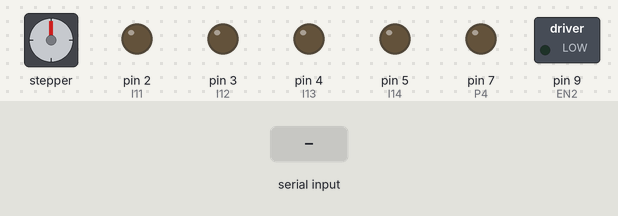
This sketch was run on a simulated Arduino Uno, built with avr-gcc and run on an emulated ATmega328P. Shown: stepper motor, switched loads named in the sketch (green lamp = pin HIGH), output pins drawn as LEDs (lit = HIGH). Wiring (inferred from the names in the program): stepper motor (2048 steps per turn assumed): coils pin 10, pin 11, pin 12, pin 13. Inputs (shaded band) come from the test bench. Pins used as bus, display or sensor lines are not drawn.

Above: at 1.2 s.
1.3 s: "S90\n" received over Serial
At 1.71 s:
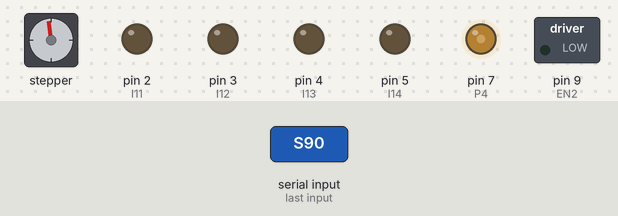
At 2.3 s:
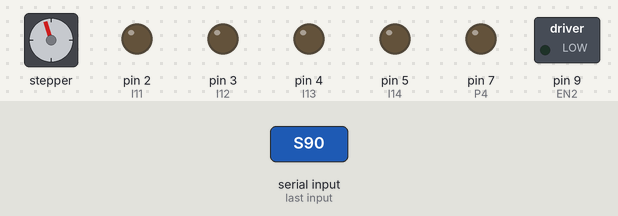
4.3 s: "S,45\n" received over Serial
At 5.2 s:
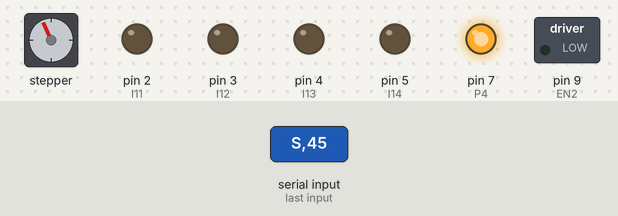
6.0 s: "T90\n" received over Serial
At 6.53 s:
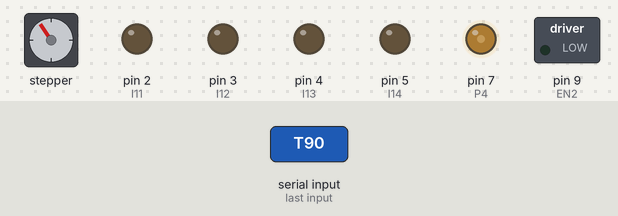
9.0 s: "90,45,200\n" received over Serial
12.0 s: "30,150,10\n" received over Serial
15.0 s: "90,45\n" received over Serial
Timing chart, 0 to 21.7 s (numbered marks = the images above; inputs shaded):
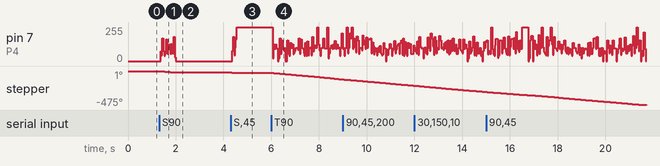

The sketch:

Project_withStepper2.ino
```cpp
#define EN1 10
#define EN2 9

#define I11 2
#define I12 3
#define I13 4
#define I14 5

#define STEPS 50

#define P1 13
#define P2 12
#define P3 11
#define P4 7

#define STEP_PER_REV 4096 // steps for 360 degree turn

//Serial Console Commands

//MotorID = 1 2
//0: Stop
//1: CW
//2: CCW

//C,2,0   ==> stops the 2. motor
//M,1,255 ==> full throttles 1. motor

char c;
int n1;
int n2;

unsigned long t; // for stepper
unsigned long t_last; //last serial communication

int _step = 0;
int StepNum = 0;

void set4(int a, int b, int c, int d){
  digitalWrite(P1, a);
  digitalWrite(P2, b);
  digitalWrite(P3, c);
  digitalWrite(P4, d);
}

void setStep(int x){
  switch(x){
    case 0:
      set4(1, 0, 0, 0);
      break;
    case 1:
      set4(1, 1, 0, 0);
      break;
    case 2:
      set4(0, 1, 0, 0);
      break;
    case 3:
      set4(0, 1, 1, 0);
      break;
    case 4:
      set4(0, 0, 1, 0);
      break;
    case 5:
      set4(0, 0, 1, 1);
      break;
    case 6:
      set4(0, 0, 0, 1);
      break;
    case 7:
      set4(1, 0, 0, 1);
      break;
    default:
      setStep(x+8); // in case of negative integer modulus (they're negative too)
      break;
  }
}

void stepUp(){
  setStep(++_step %= 8);
}
void stepDown(){
  setStep(--_step %= 8);
}

int setMotorSpeed(int motorID, int x){
  switch(motorID){
    case 1:
      analogWrite(EN1, constrain(x, 0, 255));
      break;
    case 2:
      analogWrite(EN2, constrain(x, 0, 255));
      break;
    default:
      //Serial.println("setMotorSpeed yanlis motorID ile cagirildi. motorID'ler: 1 2");
      return 1;
  }
  return 0;
}

int stopMotor(int motorID){
  switch(motorID){
    case 1:
      digitalWrite(I11, LOW);
      digitalWrite(I12, LOW);
      break;
    case 2:
      digitalWrite(I13, LOW);
      digitalWrite(I14, LOW);
      break;
    default:
      //Serial.println("stopMotor yanlis motorID ile cagirildi. motorID'ler: 1 2");
      return 1;
  }
  return 0;
}

int cwMotor(int motorID){
  switch(motorID){
    case 1:
      digitalWrite(I11, HIGH);
      digitalWrite(I12, LOW);
      break;
    case 2:
      digitalWrite(I13, HIGH);
      digitalWrite(I14, LOW);
      break;
    default:
      //Serial.println("cwMotor yanlis motorID ile cagirildi. motorID'ler: 1 2");
      return 1;
  }
  return 0;
}

int ccwMotor(int motorID){
  switch(motorID){
    case 1:
      digitalWrite(I11, LOW);
      digitalWrite(I12, HIGH);
      break;
    case 2:
      digitalWrite(I13, LOW);
      digitalWrite(I14, HIGH);
      break;
    default:
      //Serial.println("ccwMotor yanlis motorID ile cagirildi. motorID'ler: 1 2");
      return 1;
  }
  return 0;
}

void setup() {
  pinMode(I11, OUTPUT);
  pinMode(I12, OUTPUT);
  pinMode(I13, OUTPUT);
  pinMode(I14, OUTPUT);
  pinMode(EN1, OUTPUT);
  pinMode(EN2, OUTPUT);
  pinMode(P1, OUTPUT);
  pinMode(P2, OUTPUT);
  pinMode(P3, OUTPUT);
  pinMode(P4, OUTPUT);
  digitalWrite(P1, LOW);
  digitalWrite(P2, LOW);
  digitalWrite(P3, LOW);
  digitalWrite(P4, LOW);
  digitalWrite(I11, LOW);
  digitalWrite(I12, LOW);
  digitalWrite(I13, LOW);
  digitalWrite(I14, LOW);
  analogWrite(EN1, 0);
  analogWrite(EN2, 0);
  Serial.begin(9600);
  t = millis();
  t_last = t;
}

void loop() {
  if(millis() > t){
    t = millis();
    if(StepNum > 0){
      stepUp();
      --StepNum;
    }
    else if(StepNum < 0){
      stepDown();
      ++StepNum;
    }
  }
  if(millis() > t_last + 1000){
      t_last = millis();
      stopMotor(1);
      stopMotor(2);
  }

  if(Serial.available()){
    t_last = millis();
    c = Serial.read();
    if(c == 'C'){
      n1 = Serial.parseInt();
      n2 = Serial.parseInt();
      switch(n2){
        case 0:
          if(stopMotor(n1) == 0){
            //Serial.print(n1);
            //Serial.println(" no'lu motor durduruldu.");
          }
          break;
        case 1:
          if(cwMotor(n1) == 0){
            //Serial.print(n1);
            //Serial.println(" no'lu motor saat yonune ayarlandi.");
          }
          break;
        case 2:
          if(ccwMotor(n1) == 0){
            //Serial.print(n1);
            //Serial.println(" no'lu motor ters saat yonune ayarlandi.");
          }
          break;
        //default:
          //Serial.println("Usage: C,motorID,NUM ==> 0: stop motor, 1: CW rotation, 2: CCW rotation");
      }
    }
    else if(c == 'M'){
      n1 = Serial.parseInt();
      n2 = Serial.parseInt();
      //if(
      setMotorSpeed(n1, n2);
      //== 0){
        //Serial.print(n1);
        //Serial.print(" nolu motor ");
        //Serial.print(n2);
        //Serial.println(" hizina ayarlandi");
      }
    }
    else if(c == 'S'){
      StepNum += STEPS;
    }
    else if(c == 's'){
      StepNum -= STEPS;
    }
    else if(c == 'T'){
      StepNum += STEP_PER_REV;
  }
}
```
